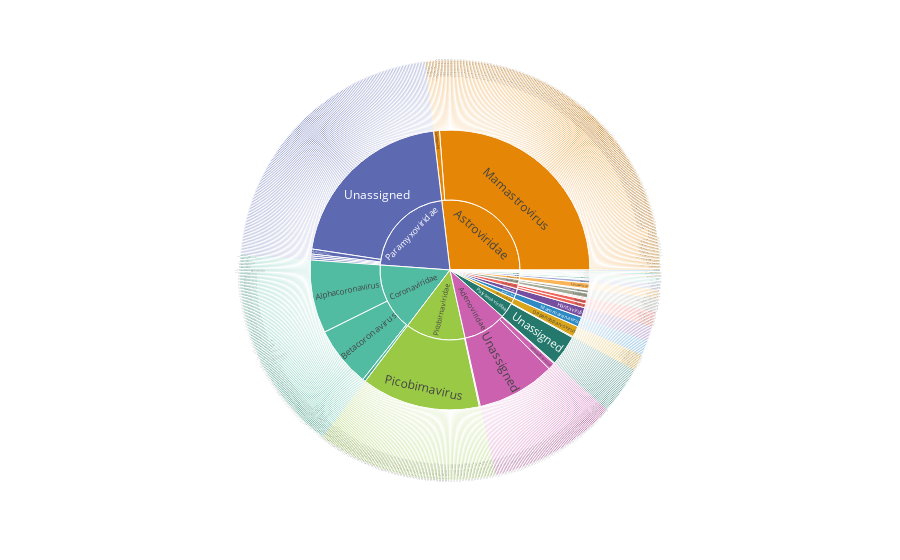

Write notebook code for a chart like this one.
### Code cell
fig = px.sunburst(sp_count, path=ranks, 
                  color_discrete_sequence=px.colors.qualitative.Vivid)
fig.write_html('spillover1.sunburst.html', auto_open=True)

fig.show()

### Figure 1 — Plotly figure (JSON) as saved in the notebook; plotly's stock layout.template omitted (floating-point values rounded to 4 significant figures; data arrays with more than 128 entries replaced by an {"elided": "..."} marker saying what was removed)
{"data": [{"branchvalues": "total", "domain": {"x": [0, 1], "y": [0, 1]}, "hovertemplate": "labels=%{label}<br>count=%{value}<br>parent=%{parent}<br>id=%{id}<extra></extra>", "ids": {"elided": "931 str values"}, "labels": {"elided": "931 str values"}, "name": "", "parents": {"elided": "931 str values"}, "type": "sunburst", "values": {"elided": "931 int values"}}], "layout": {"autosize": true, "legend": {"tracegroupgap": 0}, "margin": {"t": 60}, "sunburstcolorway": ["rgb(229, 134, 6)", "rgb(93, 105, 177)", "rgb(82, 188, 163)", "rgb(153, 201, 69)", "rgb(204, 97, 176)", "rgb(36, 121, 108)", "rgb(218, 165, 27)", "rgb(47, 138, 196)", "rgb(118, 78, 159)", "rgb(237, 100, 90)", "rgb(165, 170, 153)"]}}
